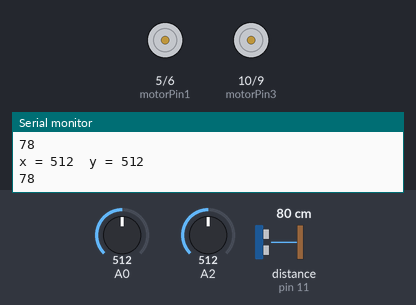
A sketch run on a simulated Arduino Uno, built with avr-gcc and run on an emulated ATmega328P. On the bench: motor-driver pin pairs drawn as motors (green arrow = first pin HIGH = forward, orange = second pin HIGH = backward, longer = more drive), the last lines printed to the serial monitor. Wiring (inferred from the names in the program): ultrasonic range finder: trigger pin 3; echo pin 11. Inputs (shaded band) come from the test bench; at power-on: A0 = 512, distance to the obstacle (sensor on pin 11) 80 cm, A2 = 512. The echo pulse lasts 58.3 µs per cm.

Above: at 1.2 s.
1.3 s: A0 set to 1003
2.8 s: A0 set to 1010
At 3.6 s:
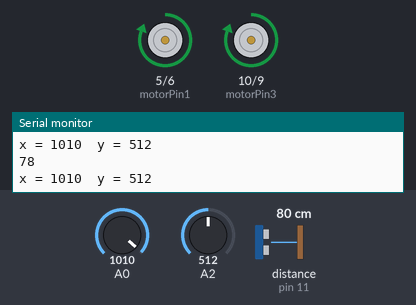
4.5 s: distance to the obstacle (sensor on pin 11) set to 12 cm
7.5 s: distance to the obstacle (sensor on pin 11) set to 9 cm
9.0 s: A2 set to 985
10.5 s: A2 set to 1017
Timing chart, 0 to 13.0 s (numbered marks = the images above; inputs shaded):
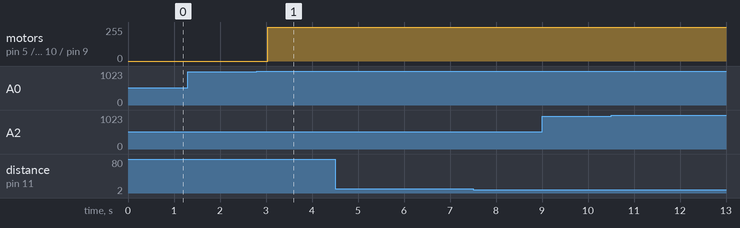

Measured:
- the behaviour switches between 1009 and 1010 on A0 (found by bisection; images 0 and 1)
- after the input at 2.8 s, motor on pin 5 (motorPin1) / pin 6 (motorPin2), motor on pin 10 (motorPin3) / pin 9 (motorPin4): stopped → forward 255/255 after 0.23 s

The sketch:

joystick_with_ultrasonic.ino
```cpp
/*Motor B*/
int motorPin4  = 9;  /* IN4 - direita, frente*/
int motorPin3  = 10;  /* IN3 - direita, tras*/

/*Motor A*/
int motorPin2  = 6; /* IN2 - esquerda, frente*/
int motorPin1  = 5;  /* IN1 - esquerda, tras*/

/*sensor proximidade*/
int echoPin = 11;
int trigPin = 3;
int distance=0, duration=0;

byte tooClose=0;

int xVal; //X values from joystick
int yVal; //Y values from joystick

unsigned long previousMillis = 0; //microsecond at which the pin was last writen
int trigState = LOW; //state of trigPin

int proximity(){//distancia a obstaculo

  /*alternativa a usar delay() mas nao funciona muito bem*/
/*  unsigned long currentMillis = millis();
     if (currentMillis-previousMillis >= 1) {
        previousMillis = currentMillis;

        if (trigState == LOW)
          (trigState = HIGH);

        else
          (trigState = LOW);
    }
  */

    digitalWrite(trigPin, LOW);
    delayMicroseconds(2);

    // Sets the trigPin on HIGH state for 10 micro seconds
    digitalWrite(trigPin, HIGH);
    delayMicroseconds(10);
    digitalWrite(trigPin, LOW);
    digitalWrite(trigPin,trigState);


    duration = pulseIn(echoPin, HIGH);
    distance= duration*0.034/2;

    if(distance<10 ||distance >40)
      tooClose=1;
     else
      tooClose=0;

    return distance;

}


void setup() {

    Serial.begin(1200); //serial at 9600 baud

    pinMode(trigPin, OUTPUT);
    pinMode(echoPin, INPUT);

    pinMode(A0, INPUT);
    pinMode(A2, INPUT);

    pinMode(motorPin1, OUTPUT);
    pinMode(motorPin2, OUTPUT);
    pinMode(motorPin3, OUTPUT);
    pinMode(motorPin4, OUTPUT);
}

void loop() {

    xVal = analogRead(A0); //sets the X value
    yVal = analogRead(A2); //sets the Y value

//    proximity();

    //debug do joystick
    Serial.print("x = ");
    Serial.print(xVal);
    Serial.print("\ty = ");
    Serial.println(yVal);

   //debug do sensor ultrasonico
   Serial.println(proximity());

    if(tooClose && xVal<12){
      analogWrite(motorPin1, 0);
      analogWrite(motorPin2, 0);
      analogWrite(motorPin3, 0);
      analogWrite(motorPin4, 0);
    }

    else{
    //frente
        if(xVal<12){
            analogWrite(motorPin1, 0);
            analogWrite(motorPin3, 0);
            analogWrite(motorPin2, 255);
            analogWrite(motorPin4, 255);
        }

    //tras
        else if(xVal>=1010){
            analogWrite(motorPin4, 0);
            analogWrite(motorPin2, 0);
            analogWrite(motorPin1, 255);
            analogWrite(motorPin3, 255);
        }

    //direita
        else if(yVal>=1010){
            analogWrite(motorPin4, 255);
            analogWrite(motorPin2, 0);
            analogWrite(motorPin3, 0);
            analogWrite(motorPin1, 0);
        }

    //esquerda
        else if(yVal<12){
            analogWrite(motorPin4, 0);
            analogWrite(motorPin2, 255);
            analogWrite(motorPin3, 0);
            analogWrite(motorPin1, 0);
        }

    //parado
        else{
            analogWrite(motorPin1, 0);
            analogWrite(motorPin2, 0);
            analogWrite(motorPin3, 0);
            analogWrite(motorPin4, 0);
        }
   }
}
```
